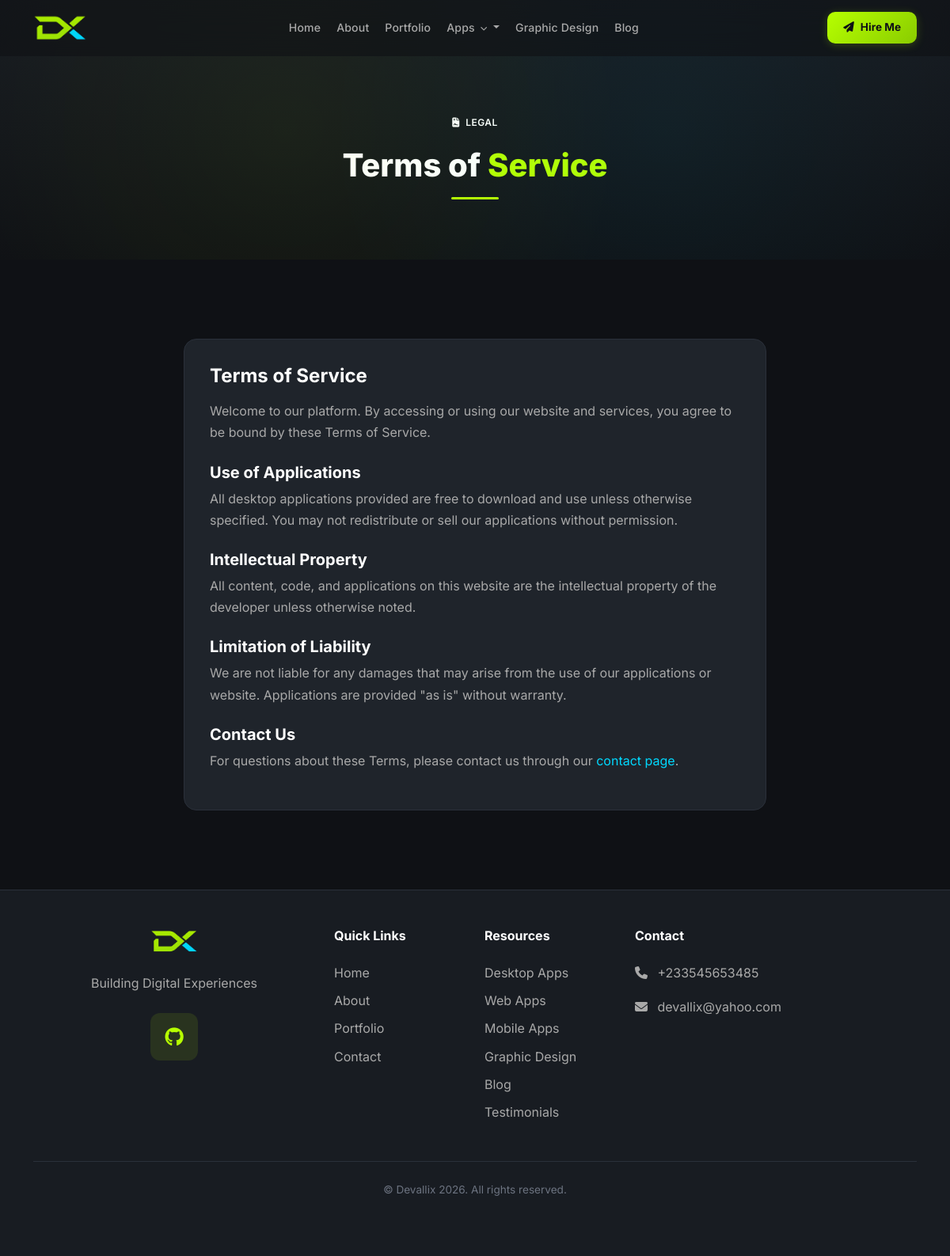
The app's page /terms/ with its own data.
### apps/core/models.py (models this page shows, shortened)
class SiteSettings(models.Model):
    site_name = models.CharField(max_length=200, default='DevPortfolio')
    site_tagline = models.CharField(max_length=300, blank=True)
    logo = models.ImageField(upload_to='uploads/site/', blank=True, null=True)
    favicon = models.ImageField(upload_to='uploads/site/', blank=True, null=True)
    hero_title = models.CharField(max_length=300, blank=True)
    hero_subtitle = models.TextField(blank=True)
    hero_cta_text = models.CharField(max_length=100, default='View Portfolio')
    hero_cta_url = models.CharField(max_length=300, default='/portfolio/')
    about_image = models.ImageField(upload_to='uploads/site/', blank=True, null=True)
    footer_text = models.TextField(blank=True)
    meta_title = models.CharField(max_length=200, blank=True)
    meta_description = models.TextField(blank=True)
    meta_keywords = models.TextField(blank=True)
    og_image = models.ImageField(upload_to='uploads/site/', blank=True, null=True)
    google_analytics_code = models.TextField(blank=True)
    email = models.EmailField(blank=True)
    phone = models.CharField(max_length=20, blank=True)
    address = models.TextField(blank=True)
    github_url = models.URLField(blank=True)
    linkedin_url = models.URLField(blank=True)
    twitter_url = models.URLField(blank=True)
    youtube_url = models.URLField(blank=True)
    facebook_url = models.URLField(blank=True)
    instagram_url = models.URLField(blank=True)
    updated_at = models.DateTimeField(auto_now=True)
    class Meta:
        verbose_name = 'Site Settings'
        verbose_name_plural = 'Site Settings'
    @classmethod
    def load(cls):
        obj, created = cls.objects.get_or_create(pk=1)
        return obj

### apps/core/views.py (the view)
# urls.py: path('terms/', views.TermsView.as_view(), name='terms'),
class TermsView(TemplateView):
    template_name = 'core/terms.html'

### apps/core/context_processors.py (called while the page is built)
def site_settings_context(request):
    try:
        settings = SiteSettings.load()
    except Exception:
        settings = None
    return {'site_settings': settings}

### templates/core/terms.html (shortened to what this page needs)
{% extends 'base.html' %}
{% block content %}
<div class="page-header">
    <div class="container">
        <div class="row justify-content-center">
            <div class="col-lg-8 text-center" data-aos="fade-up">
                <span class="badge-custom mb-3"><i class="fas fa-file-contract me-1"></i> Legal</span>
                <h1 class="section-title">Terms of <span class="accent">Service</span></h1>
                <div class="divider divider-center"></div>
            </div>
        </div>
    </div>
</div>
<section class="section-padding">
    <div class="container">
        <div class="row justify-content-center">
            <div class="col-lg-8" data-aos="fade-up">
                <div class="card-custom">
                    <h4 class="fw-bold mb-3">Terms of Service</h4>
                    <p style="color:var(--text-muted);">Welcome to our platform. By accessing or using our website and services, you agree to be bound by these Terms of Service.</p>
                    <h5 class="fw-bold mt-4 mb-2">Use of Applications</h5>
                    <p style="color:var(--text-muted);">All desktop applications provided are free to download and use unless otherwise specified. You may not redistribute or sell our applications without permission.</p>
                    <h5 class="fw-bold mt-4 mb-2">Intellectual Property</h5>
                    <p style="color:var(--text-muted);">All content, code, and applications on this website are the intellectual property of the developer unless otherwise noted.</p>
                    <h5 class="fw-bold mt-4 mb-2">Limitation of Liability</h5>
                    <p style="color:var(--text-muted);">We are not liable for any damages that may arise from the use of our applications or website. Applications are provided "as is" without warranty.</p>
                    <h5 class="fw-bold mt-4 mb-2">Contact Us</h5>
                    <p style="color:var(--text-muted);">For questions about these Terms, please contact us through our <a href="{% url 'contact:contact' %}">contact page</a>.</p>
                </div>
            </div>
        </div>
    </div>
</section>
{% endblock %}

### templates/includes/navbar.html (shortened to what this page needs)
<nav class="navbar navbar-expand-lg navbar-dark fixed-top" id="mainNav">
    <div class="container">
        <a class="navbar-brand d-flex align-items-center gap-2" href="{% url 'core:home' %}" aria-label="{{ site_settings.site_name|default:'DevPortfolio' }} home">
            {% if site_settings.logo %}
            <img src="{{ site_settings.logo.url }}" alt="{{ site_settings.site_name }}" height="36">
            {% else %}
            <div class="brand-logo-box">
                <span>D</span>
            </div>
            {% endif %}
        </a>
        <div class="collapse navbar-collapse" id="navbarNav">
            <ul class="navbar-nav mx-auto align-items-lg-center nav-pills-wrapper">
                <li class="nav-item">
                    <a class="nav-link {% if request.resolver_match.url_name == 'home' %}active{% endif %}" href="{% url 'core:home' %}">Home</a>
                </li>
                <li class="nav-item">
                    <a class="nav-link {% if request.resolver_match.url_name == 'about' %}active{% endif %}" href="{% url 'core:about' %}">About</a>
                </li>
                <li class="nav-item">
                    <a class="nav-link {% if request.resolver_match.url_name == 'portfolio' %}active{% endif %}" href="{% url 'portfolio:portfolio' %}">Portfolio</a>
                </li>
                <li class="nav-item dropdown nav-apps-dropdown">
                    <a class="nav-link dropdown-toggle " href="#" id="appsDropdown" role="button" data-bs-toggle="dropdown" data-bs-display="static" aria-expanded="false">
                        Apps <i class="fas fa-chevron-down nav-chevron"></i>
                    </a>
                </li>
                <li class="nav-item">
                    <a class="nav-link {% if request.resolver_match.app_name == 'graphic_design' %}active{% endif %}" href="{% url 'graphic_design:design_list' %}">Graphic Design</a>
                </li>
                <li class="nav-item">
                    <a class="nav-link {% if request.resolver_match.app_name == 'blog' %}active{% endif %}" href="{% url 'blog:post_list' %}">Blog</a>
                </li>
            </ul>
            <div class="d-flex align-items-center gap-3 nav-actions">
                <a href="{% url 'contact:contact' %}" class="nav-cta-btn">
                    <span class="nav-cta-icon"><i class="fas fa-paper-plane"></i></span>
                    Hire Me
                </a>
            </div>
        </div>
    </div>
</nav>

### templates/includes/footer.html (shortened to what this page needs)
<footer class="bg-secondary-custom" style="border-top:1px solid var(--border-color);">
    <div class="container py-5">
        <div class="row g-4 justify-content-center text-center">
            <div class="col-lg-4 col-md-6">
                <div class="d-flex flex-wrap align-items-center justify-content-center gap-2 mb-4">
                    {% if site_settings.logo %}
                    <img src="{{ site_settings.logo.url }}" alt="{{ site_settings.site_name }}" height="32">
                    {% else %}
                    <div style="width:32px;height:32px;border-radius:8px;background:var(--accent-primary);display:flex;align-items:center;justify-content:center;">
                        <span style="color:var(--bg-primary);font-weight:800;">D</span>
                    </div>
                    {% endif %}
                </div>
                <p style="color:var(--text-muted);max-width:350px;margin:0 auto;">{{ site_settings.footer_text|default:'Professional software developer crafting premium desktop, web and mobile applications, plus bold graphic design.' }}</p>
                <div class="d-flex justify-content-center gap-3 mt-4">
                    {% if site_settings.github_url %}
                    <a href="{{ site_settings.github_url }}" class="icon-box icon-box-accent" target="_blank" rel="noopener">
                        <i class="fab fa-github"></i>
                    </a>
                    {% endif %}
                </div>
            </div>
            <div class="col-lg-2 col-md-6 text-start">
                <h6 class="fw-bold mb-4" style="color:var(--text-white);">Quick Links</h6>
                <ul class="list-unstyled footer-links">
                    <li class="mb-2"><a href="{% url 'core:home' %}">Home</a></li>
                    <li class="mb-2"><a href="{% url 'core:about' %}">About</a></li>
                    <li class="mb-2"><a href="{% url 'portfolio:portfolio' %}">Portfolio</a></li>
                    <li class="mb-2"><a href="{% url 'contact:contact' %}">Contact</a></li>
                </ul>
            </div>
            <div class="col-lg-2 col-md-6 text-start">
                <h6 class="fw-bold mb-4" style="color:var(--text-white);">Resources</h6>
                <ul class="list-unstyled footer-links">
                    <li class="mb-2"><a href="{% url 'desktop_apps:app_list' %}">Desktop Apps</a></li>
                    <li class="mb-2"><a href="{% url 'web_projects:project_list' %}">Web Apps</a></li>
                    <li class="mb-2"><a href="{% url 'mobile_apps:app_list' %}">Mobile Apps</a></li>
                    <li class="mb-2"><a href="{% url 'graphic_design:design_list' %}">Graphic Design</a></li>
                    <li class="mb-2"><a href="{% url 'blog:post_list' %}">Blog</a></li>
                    <li class="mb-2"><a href="{% url 'testimonials:testimonial_list' %}">Testimonials</a></li>
                </ul>
            </div>
            <div class="col-lg-4 col-md-6 text-start">
                <h6 class="fw-bold mb-4" style="color:var(--text-white);">Contact</h6>
                <div class="footer-contact">
                    {% if site_settings.phone %}
                    <div class="mb-3" style="color:var(--text-muted);">
                        <i class="fas fa-phone me-2"></i>
                        <span>{{ site_settings.phone }}</span>
                    </div>
                    {% endif %}
                    {% if site_settings.email %}
                    <div class="mb-3" style="color:var(--text-muted);">
                        <i class="fas fa-envelope me-2"></i>
                        <span>{{ site_settings.email }}</span>
                    </div>
                    {% endif %}
                </div>
            </div>
        </div>
        <div style="border-top:1px solid var(--border-color);margin-top:2rem;">
            <div class="py-4 text-center">
                <p style="color:var(--text-dim);font-size:0.85rem;margin:0;">
                    &copy; Devallix 2026. All rights reserved.
                </p>
            </div>
        </div>
    </div>
</footer>

### static/css/main.css (style rules this page uses)
:root { --bg-primary: #0F1115; --bg-secondary: #181C22; --bg-card: #1F242B; --bg-card-hover: #262C35; --accent-primary: #B6FF00; --accent-secondary: #00D9FF; --text-white: #FFFFFF; --text-muted: #A9A9A9; --text-dim: #6C7380; --border-color: #2A303A; --glass-bg: rgba(31, 36, 43, 0.7); --glass-border: rgba(182, 255, 0, 0.1); --shadow-soft: 0 4px 24px rgba(0, 0, 0, 0.3); --shadow-glow: 0 0 30px rgba(182, 255, 0, 0.1); --radius-sm: 8px; --radius-md: 12px; --radius-lg: 16px; --radius-xl: 24px; --transition: all 0.3s cubic-bezier(0.4, 0, 0.2, 1); }
* { margin: 0; padding: 0; box-sizing: border-box; }
html { scroll-behavior: smooth; }
body { font-family: 'Inter', -apple-system, BlinkMacSystemFont, 'Segoe UI', Roboto, sans-serif; background-color: var(--bg-primary); color: var(--text-white); line-height: 1.7; overflow-x: hidden; }
a { color: var(--accent-secondary); text-decoration: none; transition: var(--transition); }
h1, h2, h3, h4, h5, h6 { font-weight: 700; line-height: 1.2; color: var(--text-white); }
.section-padding { padding: 100px 0; }
.section-title { font-size: 2.5rem; font-weight: 800; margin-bottom: 0.5rem; }
.section-title .accent { color: var(--accent-primary); }
.bg-secondary-custom { background-color: var(--bg-secondary); }
.card-custom { background: var(--bg-card); border: 1px solid var(--border-color); border-radius: var(--radius-lg); padding: 2rem; transition: var(--transition); position: relative; overflow: hidden; }
.card-custom::before { content: ''; position: absolute; top: 0; left: 0; right: 0; height: 2px; background: linear-gradient(90deg, transparent, var(--accent-primary), transparent); opacity: 0; transition: var(--transition); }
.badge-custom { display: inline-block; padding: 4px 12px; border-radius: 20px; font-size: 0.75rem; font-weight: 600; text-transform: uppercase; letter-spacing: 0.5px; }
.divider { width: 60px; height: 3px; background: var(--accent-primary); border-radius: 2px; margin: 1rem 0; }
.divider-center { margin-left: auto; margin-right: auto; }
.icon-box { width: 60px; height: 60px; border-radius: var(--radius-md); display: flex; align-items: center; justify-content: center; font-size: 1.5rem; transition: var(--transition); }
.icon-box-accent { background: rgba(182, 255, 0, 0.1); color: var(--accent-primary); }
.page-header { padding: 140px 0 60px; background: linear-gradient(180deg, var(--bg-secondary), var(--bg-primary)); position: relative; overflow: hidden; }
.page-header::before { content: ''; position: absolute; top: 0; left: 0; right: 0; bottom: 0; background: radial-gradient(circle at 30% 50%, rgba(182, 255, 0, 0.05) 0%, transparent 50%), radial-gradient(circle at 70% 50%, rgba(0, 217, 255, 0.05) 0%, transparent 50%); }
#mainNav { padding: 0.75rem 0; background: rgba(15, 17, 21, 0.6); backdrop-filter: blur(24px); -webkit-backdrop-filter: blur(24px); border-bottom: 1px solid transparent; transition: all 0.4s cubic-bezier(0.4, 0, 0.2, 1); }
.nav-pills-wrapper { gap: 0.25rem; }
.nav-pills-wrapper .nav-link { color: var(--text-muted); font-size: 0.88rem; font-weight: 500; padding: 0.5rem 1rem; border-radius: 10px; transition: var(--transition); position: relative; letter-spacing: 0.01em; }
.nav-cta-btn { display: inline-flex; align-items: center; gap: 8px; padding: 0.5rem 1.25rem; background: linear-gradient(135deg, var(--accent-primary), #8ACC00); color: var(--bg-primary); font-weight: 700; font-size: 0.85rem; border-radius: 10px; transition: var(--transition); text-decoration: none; white-space: nowrap; box-shadow: 0 2px 12px rgba(182, 255, 0, 0.2); }
.nav-cta-icon { display: inline-flex; transition: transform 0.3s ease; }
.nav-apps-dropdown { position: relative; }
.nav-chevron { font-size: 0.55rem; margin-left: 3px; transition: transform 0.3s ease; vertical-align: middle; }
@media (min-width: 992px) { .nav-apps-dropdown { padding-bottom: 12px; margin-bottom: -12px; } }
footer { overflow-wrap: anywhere; }
.section-title, .card-custom h1, .card-custom h2, .card-custom h3, .card-custom h4, .card-custom p, .card-custom a, .breadcrumb-item { overflow-wrap: anywhere; }

### templates/includes/footer.html (style rules this page uses)
.footer-links a { color: var(--text-muted); transition: color 0.2s ease; text-decoration: none; }
.footer-contact div { transition: color 0.2s ease; }

### records on screen
SiteSettings: logo (picture), footer_text "Building Digital Experiences", phone "+233545653485", email "devallix@yahoo.com"
